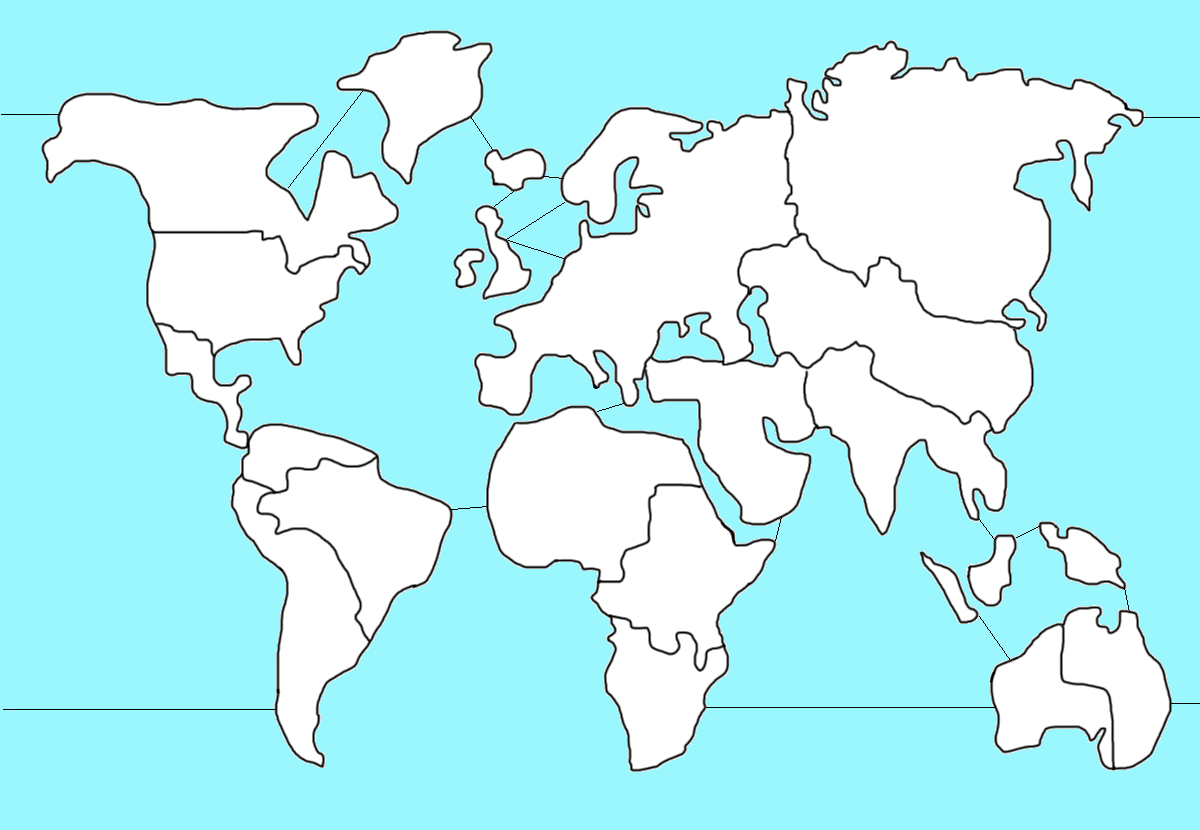

A 2D game scene composited from a Tiled map and its tileset images. What follows is a short description and the map's XML, with each tile layer's data collapsed to a summary:
An orthogonal 120x83 tile map with 10x10 px tiles, 1 tile layer (background) and 42 objects.

<map version="1.5" tiledversion="1.6.0" orientation="orthogonal" renderorder="right-down" width="120" height="83" tilewidth="10" tileheight="10" infinite="0" nextlayerid="4" nextobjectid="46">
 <tileset firstgid="1" source="world.tsx" />
 <layer id="1" name="background" width="120" height="83">
  <data>[9960 cells, 9960 non-empty, 9960 distinct tile ids]</data>
 </layer>
 <objectgroup id="3" name="text">
  <object id="25" x="378.5" y="65.5" width="91" height="42">
   <text fontfamily="MS Shell Dlg 2" pixelsize="33" wrap="1" halign="center">0</text>
  </object>
  <object id="26" x="154.5" y="146.5" width="91" height="42">
   <text fontfamily="MS Shell Dlg 2" pixelsize="33" wrap="1" halign="center">0</text>
  </object>
  <object id="27" x="184.5" y="267.5" width="95" height="47">
   <text fontfamily="MS Shell Dlg 2" pixelsize="33" wrap="1" halign="center">0</text>
  </object>
  <object id="28" x="170.5" y="371.5" width="95" height="44">
   <text fontfamily="MS Shell Dlg 2" pixelsize="33" wrap="1" halign="center">0</text>
  </object>
  <object id="29" x="247.5" y="427.5" width="90" height="45">
   <text fontfamily="MS Shell Dlg 2" pixelsize="33" wrap="1" halign="center">0</text>
  </object>
  <object id="30" x="273.5" y="617.5" width="88" height="39">
   <text fontfamily="MS Shell Dlg 2" pixelsize="33" wrap="1" halign="center">0</text>
  </object>
  <object id="31" x="337.5" y="509.5" width="88" height="45">
   <text fontfamily="MS Shell Dlg 2" pixelsize="33" wrap="1" halign="center">0</text>
  </object>
  <object id="32" x="535.5" y="479.5" width="87" height="46">
   <text fontfamily="MS Shell Dlg 2" pixelsize="33" wrap="1" halign="center">0</text>
  </object>
  <object id="33" x="637.5" y="556.5" width="88" height="43">
   <text fontfamily="MS Shell Dlg 2" pixelsize="33" wrap="1" halign="center">0</text>
  </object>
  <object id="34" x="614.5" y="674.5" width="81" height="39">
   <text fontfamily="MS Shell Dlg 2" pixelsize="33" wrap="1" halign="center">0</text>
  </object>
  <object id="35" x="465.5" y="148.5" width="95" height="38">
   <text fontfamily="MS Shell Dlg 2" pixelsize="33" wrap="1" halign="center">0</text>
  </object>
  <object id="36" x="441.5" y="248.5" width="98" height="40">
   <text fontfamily="MS Shell Dlg 2" pixelsize="33" wrap="1" halign="center">0</text>
  </object>
  <object id="37" x="628.5" y="249.5" width="91" height="44">
   <text fontfamily="MS Shell Dlg 2" pixelsize="33" wrap="1" halign="center">0</text>
  </object>
  <object id="38" x="881.5" y="170.5" width="87" height="42">
   <text fontfamily="MS Shell Dlg 2" pixelsize="33" wrap="1" halign="center">0</text>
  </object>
  <object id="39" x="838.5" y="301.5" width="88" height="42">
   <text fontfamily="MS Shell Dlg 2" pixelsize="33" wrap="1" halign="center">0</text>
  </object>
  <object id="40" x="695.5" y="370.5" width="85" height="42">
   <text fontfamily="MS Shell Dlg 2" pixelsize="33" wrap="1" halign="center">0</text>
  </object>
  <object id="41" x="834.5" y="400.5" width="87" height="40">
   <text fontfamily="MS Shell Dlg 2" pixelsize="33" wrap="1" halign="center">0</text>
  </object>
  <object id="42" x="922.5" y="562.5" width="90" height="43">
   <text fontfamily="MS Shell Dlg 2" pixelsize="33" wrap="1" halign="center">0</text>
  </object>
  <object id="43" x="1040.5" y="539.5" width="92" height="40">
   <text fontfamily="MS Shell Dlg 2" pixelsize="33" wrap="1" halign="center">0</text>
  </object>
  <object id="44" x="1063.5" y="640.5" width="98" height="42">
   <text fontfamily="MS Shell Dlg 2" pixelsize="33" wrap="1" halign="center">0</text>
  </object>
  <object id="45" x="1004.5" y="686.5" width="89" height="43">
   <text fontfamily="MS Shell Dlg 2" pixelsize="33" wrap="1" halign="center">0</text>
  </object>
 </objectgroup>
 <objectgroup id="2" name="objects" visible="0">
  <object id="1" x="406.667" y="181.333">
   <polygon points="0,0 -70.6667,-104 48,-146.667 77.3333,-140 69.3333,-76" />
  </object>
  <object id="2" x="50.6667" y="185.333">
   <polygon points="0,0 21.3333,-92 264,-77.3333 217.333,-20 253.333,26.6667 273.333,-38.6667 346.667,20 316,74.6667 293.333,56 245.333,84 218.667,46.6667 96,42.6667 81.3333,-13.3333 30.6667,-28" />
  </object>
  <object id="3" x="296" y="358.667">
   <polygon points="0,0 -16,-26.6667 -82.6667,-13.3333 -138.667,-38.6667 -141.333,-117.333 -24,-114.667 -8,-81.3333 30.6667,-92 52,-105.333" />
  </object>
  <object id="4" x="244" y="442.667">
   <polygon points="0,0 8,-68 -81.3333,-114.667" />
  </object>
  <object id="5" x="280" y="493.333">
   <polygon points="0,0 -37.3333,-21.3333 -9.33333,-66.6667 96,-41.3333" />
  </object>
  <object id="6" x="240" y="484">
   <polygon points="0,0 22.6667,68 45.3333,92 41.3333,246.667 80,278.667 85.3333,198.667 125.333,164 70.6667,50.6667 30.6667,44" />
  </object>
  <object id="7" x="373.333" y="636">
   <polygon points="0,0 74.6667,-125.333 -1.33333,-177.333 -97.3333,-132 -33.3333,-89.3333" />
  </object>
  <object id="8" x="620" y="582.667">
   <polygon points="0,0 -114.667,-26.6667 -134.667,-102.667 -109.333,-160 -38.6667,-173.333 62.6667,-140 76,-100 29.3333,-97.3333 22.6667,-41.3333 -4,-30.6667" />
  </object>
  <object id="9" x="705.333" y="493.333">
   <polygon points="0,0 30.6667,50.6667 68,45.3333 16,117.333 17.3333,148 -101.333,118.667 -109.333,93.3333 -74.6667,101.333 -73.3333,60 -48,49.3333 -45.3333,1.33333" />
  </object>
  <object id="10" x="722.667" y="657.333">
   <polygon points="0,0 -42.6667,93.3333 -85.3333,113.333 -110.667,32 -113.333,-33.3333" />
  </object>
  <object id="11" x="521.333" y="190.667">
   <polygon points="0,0 22.6667,-20 17.3333,-46.6667 -37.3333,-41.3333 -26.6667,-8" />
  </object>
  <object id="12" x="484" y="296">
   <polygon points="0,0 -30.6667,-16 -25.3333,-49.3333 -1.33333,-93.3333 45.3333,-29.3333 36,-9.33333" />
  </object>
  <object id="13" x="561.333" y="177.333">
   <polygon points="0,0 69.3333,-68 132,-53.3333 218.667,-64 221.333,58.6667 174.667,70.6667 172,101.333 180,112 186.667,168 164,177.333 152,133.333 100,146.667 68,220 25.3333,221.333 6.66667,174.667 -26.6667,178.667 -40,229.333 -76,225.333 -86.6667,177.333 -48,172 -48,152 -66.6667,140 -17.3333,114.667 24,46.6667" />
  </object>
  <object id="14" x="1146.67" y="117.333">
   <polygon points="0,0 -194.667,-60 -261.333,-76 -360,-34.6667 -345.333,110.667 -288,160 -265.333,126.667 -206.667,192 -137.333,206.667 -105.333,206.667 -101.333,78.6667" />
  </object>
  <object id="15" x="1005.33" y="432">
   <polygon points="0,0 -128,-53.3333 -129.333,-94.6667 -181.333,-86.6667 -200,-66.6667 -233.333,-81.3333 -236,-140 -262.667,-150.667 -257.333,-180 -204,-194.667 -146.667,-148 -126.667,-168 -85.3333,-125.333 8,-98.6667 26.6667,-56" />
  </object>
  <object id="16" x="750.667" y="520">
   <polygon points="0,0 -54.6667,-70.6667 -48,-121.333 -93.3333,-121.333 -101.333,-157.333 24,-157.333 50.6667,-146.667 61.3333,-101.333 57.3333,-92 28,-82.6667 6.66667,-104 57.3333,-62.6667 42.6667,-17.3333" />
  </object>
  <object id="17" x="877.333" y="536">
   <polygon points="0,0 -32,-93.3333 -52,-117.333 -56,-117.333 -62.6667,-170.667 -16,-192 -9.33333,-160 106.667,-98.6667 128,-58.6667 122.667,-32 90.6667,-28 42.6667,-97.3333" />
  </object>
  <object id="18" x="917.333" y="558.667">
   <polygon points="0,0 40,58.6667 93.3333,20 94.6667,-29.3333" />
  </object>
  <object id="19" x="1120" y="585.333">
   <polygon points="0,0 -57.3333,-8 -77.3333,-62.6667 -4,-33.3333" />
  </object>
  <object id="20" x="1125.33" y="766.667">
   <polygon points="0,0 -12,-82.6667 -58.6667,-90.6667 -58.6667,-144 2.66667,-154.667 41.3333,-70.6667 25.3333,-13.3333" />
  </object>
  <object id="21" x="1000" y="745.333">
   <polygon points="0,0 -5.33333,-77.3333 53.3333,-116 60,-68 104,-54.6667 110.667,18.6667 69.3333,-18.6667" />
  </object>
 </objectgroup>
</map>